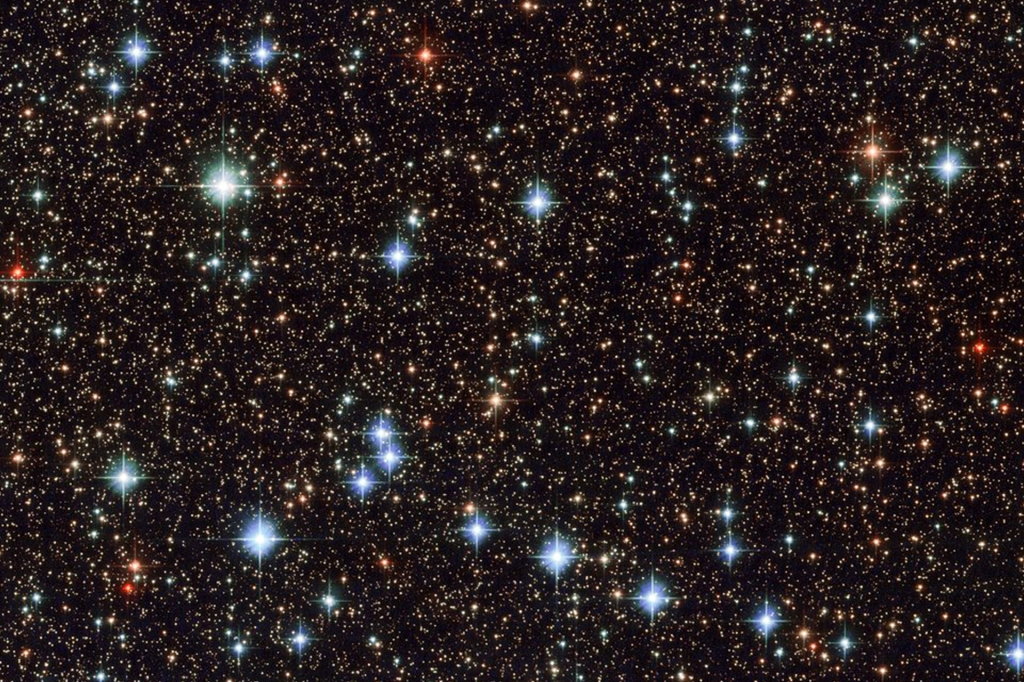
%> input picture estrellas.jpg, 1024 x 682 px
$ octave operaciones_morfologicas_apertura.m   (GNU Octave 9; MATLAB toolbox functions it lacks are replaced by stand-ins)
%> lines starting %> are read from the running program, lines starting %| are printed output that depends on the picture; in (x1, y1, x2, y2) boxes, pixels count from 0 and x2, y2 are one past the last pixel; in counts of white or black regions, pixels touching at a corner belong together; the program's own positions count from 1
clear all
close all
clc

img = imread('estrellas.jpg');
%> img is the input picture: size 682x1024x3 uint8; mean R, G, B 41.7, 32.8, 33.1
img_gris = rgb2gray(img);
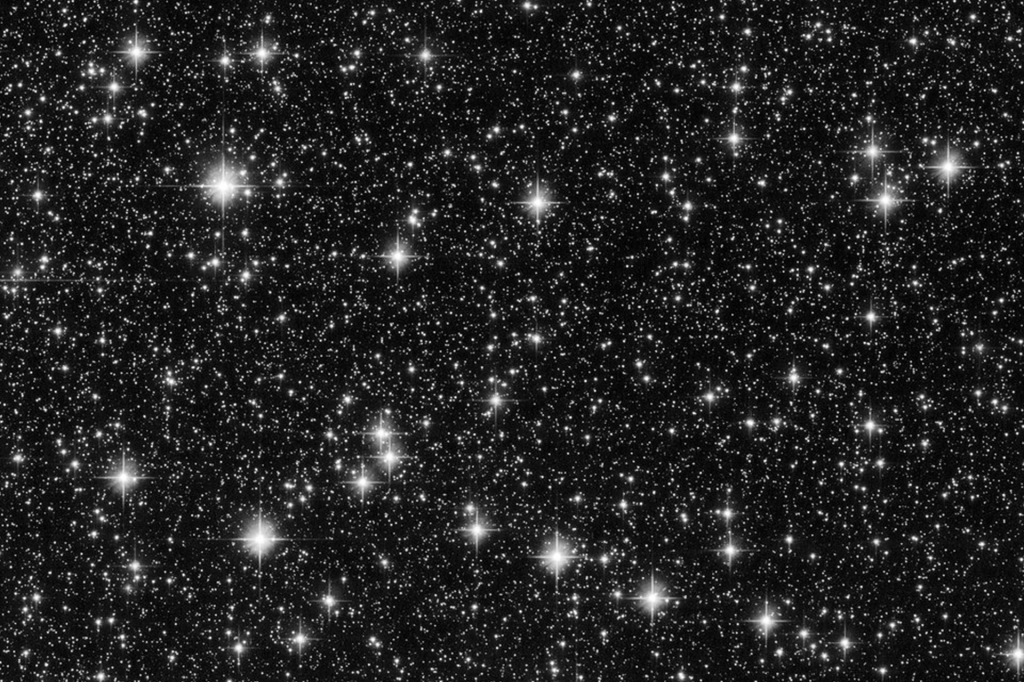
%> img_gris: size 682x1024 uint8; min 0, max 255, mean 35.5
umbral = 0.7;
img_bn = im2bw(img_gris, umbral);
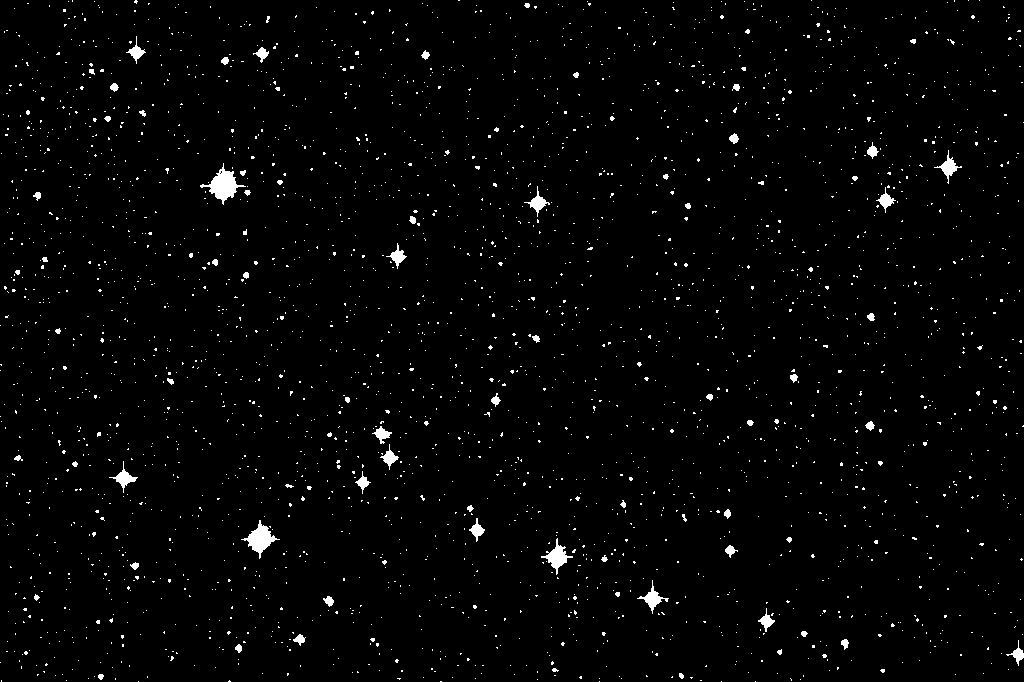
%> img_bn: size 682x1024 logical; 1.9% white; 2836 white regions (2764 under 20 px), largest, box (x1, y1, x2, y2) and area: (200, 163, 246, 205) 673, (241, 520, 280, 559) 536, (541, 538, 573, 575) 379

figure(1)
imshow(img_bn)

%%apertura
ES = ones(7);
img_bn_aper = imopen(img_bn, ES);
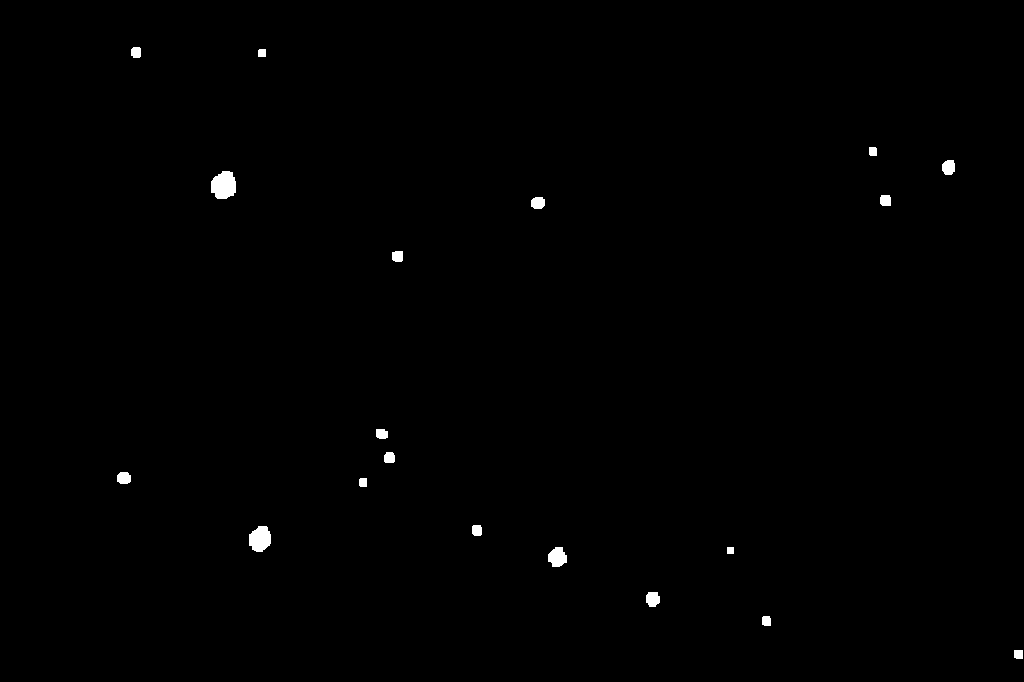
%> img_bn_aper: size 682x1024 logical; 0.43% white; 19 white regions, largest, box (x1, y1, x2, y2) and area: (211, 171, 236, 199) 561, (249, 526, 271, 552) 447, (548, 547, 567, 567) 287
figure(2)
imshow(img_bn_aper)

%%cierre
img_bn_close = imclose(img_bn, ES)
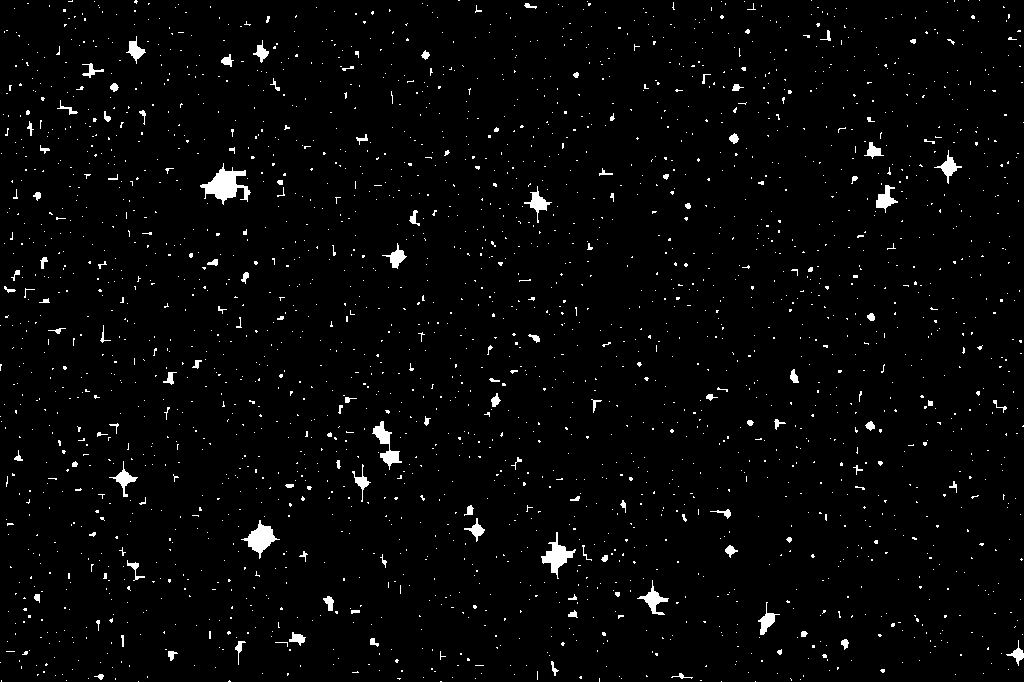
%> img_bn_close: size 682x1024 logical; 2.4% white; 2408 white regions (2284 under 20 px), largest, box (x1, y1, x2, y2) and area: (200, 163, 251, 205) 904, (241, 520, 280, 559) 575, (541, 532, 576, 579) 554
figure(3)
imshow(img_bn_close)

$ run again, with monedas.jpg copied over estrellas.jpg
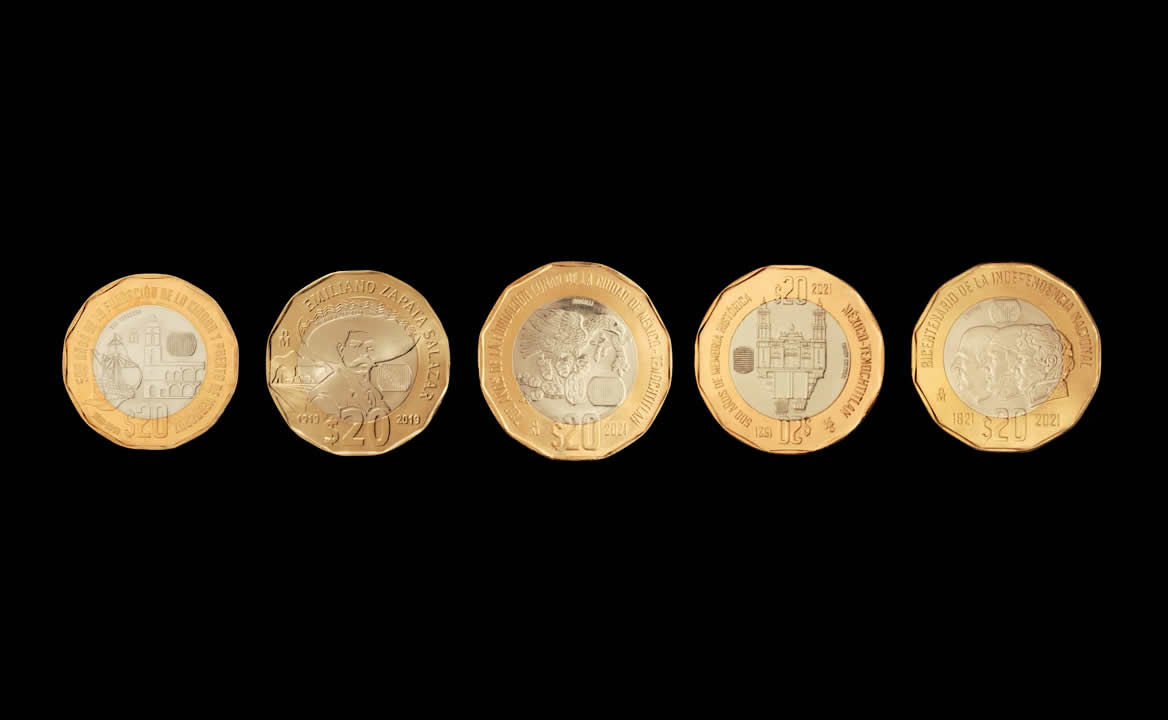
%> input picture monedas.jpg, 1168 x 720 px
%> img is the input picture: size 720x1168x3 uint8; mean R, G, B 36.7, 30.9, 22
%> `img_bn = im2bw(img_gris, umbral);`:
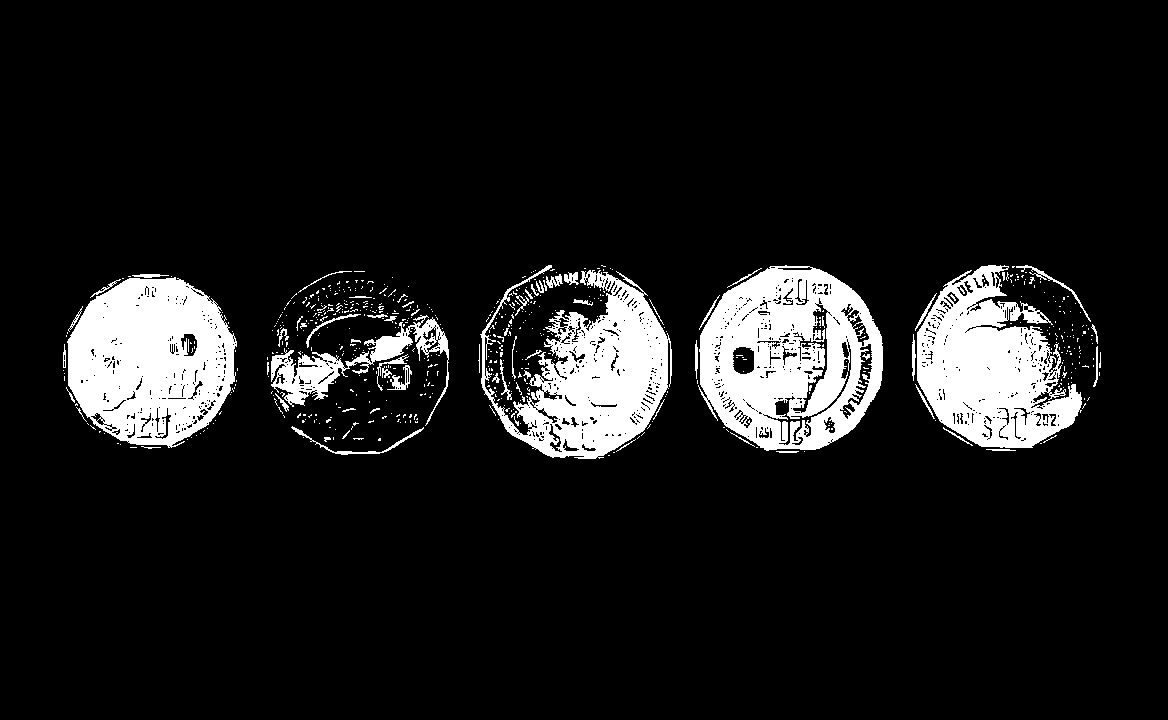
%> img_bn: size 720x1168 logical; 10.6% white; 634 white regions (567 under 20 px), largest, box (x1, y1, x2, y2) and area: (698, 265, 883, 451) 22414, (67, 277, 237, 448) 20998, (917, 265, 1082, 448) 17985
%> img_bn_aper: size 720x1168 logical; 7.7% white; 36 white regions, largest, box (x1, y1, x2, y2) and area: (68, 278, 234, 445) 18083, (700, 268, 883, 450) 16222, (917, 286, 1056, 448) 12557
%> `img_bn_close = imclose(img_bn, ES)`:
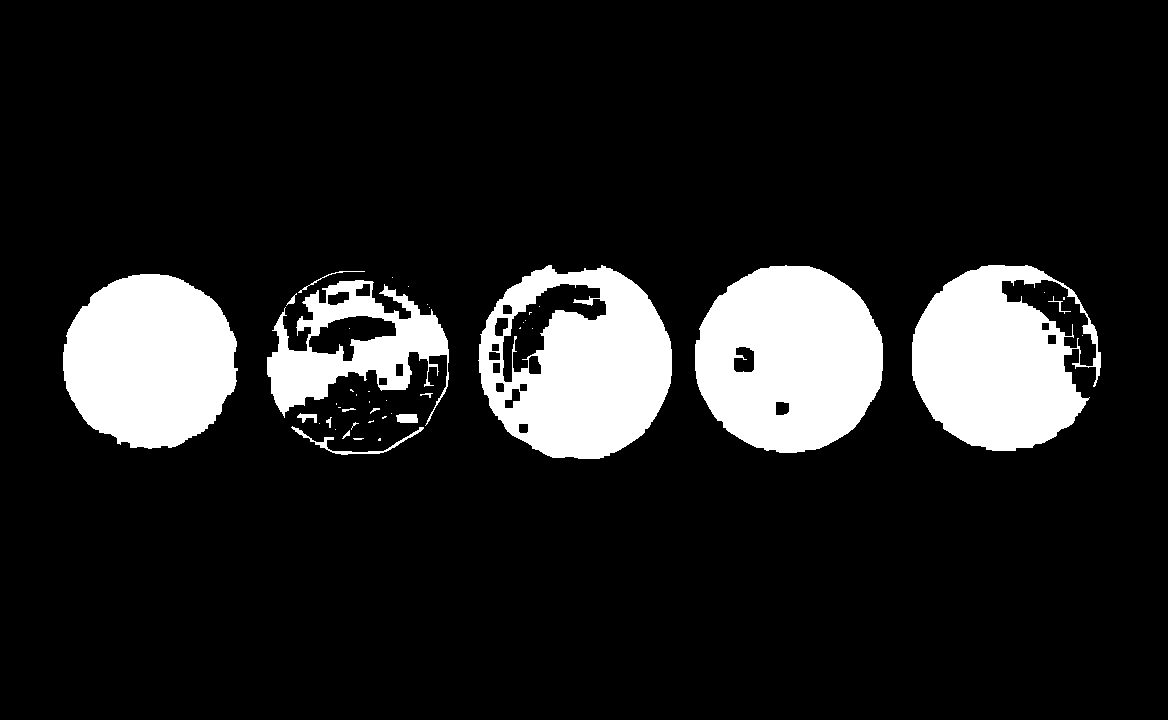
%> img_bn_close: size 720x1168 logical; 13.3% white; 45 white regions (29 under 20 px), largest, box (x1, y1, x2, y2) and area: (695, 265, 883, 453) 27168, (478, 265, 672, 459) 24786, (63, 274, 238, 449) 23793
